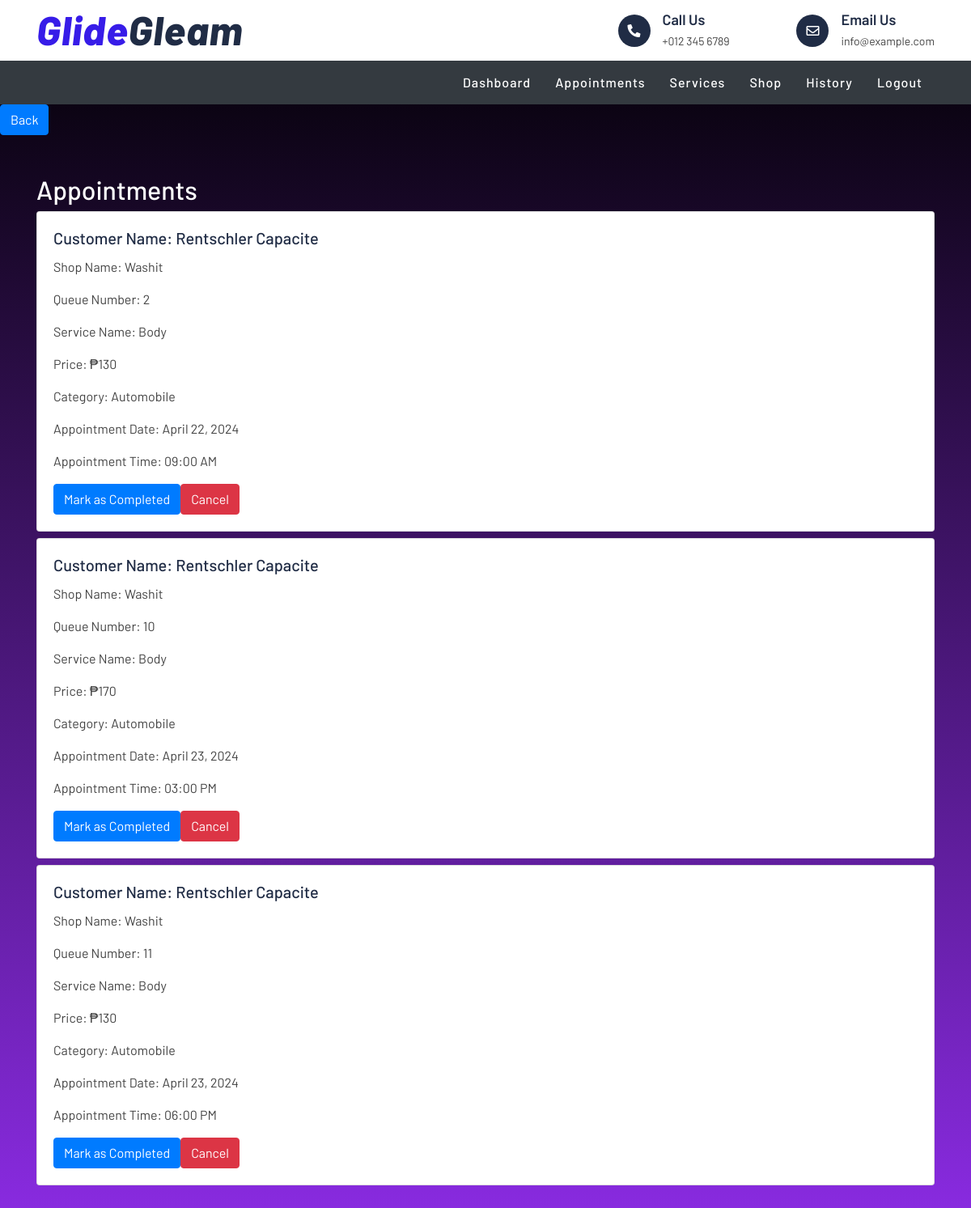
Screenshot of /shopOwner/appointment.php (signed in) with the database file from the repository.
### tables this page shows
CREATE TABLE `appointment` (
  `appointment_id` int(4) NOT NULL,
  `vehicle_owner_id` int(4) NOT NULL,
  `shop_info_id` int(4) NOT NULL,
  `queue_number` int(3) NOT NULL,
  `appointment_date` datetime NOT NULL,
  `status` varchar(15) NOT NULL,
  `service_id` int(5) NOT NULL,
  `vehicle_type` varchar(10) NOT NULL,
  `vehicle_size` varchar(7) NOT NULL,
  `license_plate` varchar(15) NOT NULL
);

CREATE TABLE `vehicle_owners` (
  `vehicle_owner_id` int(4) NOT NULL,
  `vehicle_info_id` int(5) NOT NULL,
  `first_name` varchar(20) NOT NULL,
  `last_name` varchar(15) NOT NULL,
  `phone` varchar(12) NOT NULL,
  `brand` varchar(10) NOT NULL,
  `model` varchar(50) NOT NULL,
  `vehicle_year` year(4) NOT NULL,
  `license_plate` varchar(15) NOT NULL,
  `vehicle_size` varchar(10) NOT NULL,
  `color` varchar(10) NOT NULL,
  `vehicle_type` varchar(15) NOT NULL
);

CREATE TABLE `shop_info` (
  `shop_info_id` int(4) NOT NULL,
  `shop_owner_id` int(4) NOT NULL,
  `shop_name` varchar(25) NOT NULL,
  `location` varchar(50) NOT NULL,
  `operating_from` time NOT NULL,
  `operating_to` time NOT NULL
);

CREATE TABLE `services` (
  `service_id` int(4) NOT NULL,
  `shop_info_id` int(3) NOT NULL,
  `serviceName` varchar(25) NOT NULL,
  `service_price` int(5) NOT NULL,
  `vehicle_size` varchar(10) NOT NULL,
  `vehicle_type` varchar(20) NOT NULL
);

### shopOwner/appointment.php (the view, shortened to what this page needs)
<?php
include("../connection.php");
?>
<!DOCTYPE html>
<html lang="en">
<head>
    <link href="https://stackpath.bootstrapcdn.com/bootstrap/4.5.2/css/bootstrap.min.css" rel="stylesheet">
     <link href="https://stackpath.bootstrapcdn.com/bootstrap/4.4.1/css/bootstrap.min.css" rel="stylesheet">
        <link href="https://cdnjs.cloudflare.com/ajax/libs/font-awesome/5.10.0/css/all.min.css" rel="stylesheet">
        <link href="lib/flaticon/font/flaticon.css" rel="stylesheet">
        <link href="lib/animate/animate.min.css" rel="stylesheet">
        <link href="lib/owlcarousel/assets/owl.carousel.min.css" rel="stylesheet">
        <link href="../css/style.css" rel="stylesheet">
</head>
<body>
     <div class="top-bar">
            <div class="container">
                <div class="row align-items-center">
                    <div class="col-lg-4 col-md-12">
                        <div class="logo">
                            <a href="index.php">
                                <h1>Glide<span>Gleam</span></h1>
                            </a>
                        </div>
                    </div>
                    <div class="col-lg-8 col-md-7 d-none d-lg-block">
                        <div class="row">
                            <div class="col-4">
                            </div>
                            <div class="col-4">
                                <div class="top-bar-item">
                                    <div class="top-bar-icon">
                                        <i class="fa fa-phone-alt"></i>
                                    </div>
                                    <div class="top-bar-text">
                                        <h3>Call Us</h3>
                                        <p>+012 345 6789</p>
                                    </div>
                                </div>
                            </div>
                            <div class="col-4">
                                <div class="top-bar-item">
                                    <div class="top-bar-icon">
                                        <i class="far fa-envelope"></i>
                                    </div>
                                    <div class="top-bar-text">
                                        <h3>Email Us</h3>
                                        <p>info@example.com</p>
                                    </div>
                                </div>
                            </div>
                        </div>
                    </div>
                </div>
            </div>
        </div>
    <nav class="nav-bar navbar-expand-lg navbar-dark bg-dark">
        <div class="container">
            <div class="collapse navbar-collapse" id="navbarNav">
                <ul class="navbar-nav ml-auto">
                <li class="nav-item">
                    <a class="nav-link" href="index.php">Dashboard</a>
                    </li>
                    <li class="nav-item">
                        <a class="nav-link" href="appointment.php">Appointments</a>
                    </li>
                    <li class="nav-item">
                        <a class="nav-link" href="services.php">Services</a>
                    </li>
                    <li class="nav-item">
                        <a class="nav-link" href="addShop.php">Shop</a>
                    </li>
                    <li class="nav-item">
                        <a class="nav-link" href="history.php">History</a>
                    </li>
                    <li class="nav-item">
                        <a class="nav-link" href="../signout.php">Logout</a>
                    </li>
                </ul>
            </div>
        </div>
    </nav>
    <a class="btn btn-primary" href="index.php" role="button">Back</a>
    <div class="container my-5">
    <div class="section-title">
    <h2 class="appointments-heading">Appointments</h2>
    </div>
    <?php
    $sql = "SELECT appointment.*,
                vehicle_owners.*,
                shop_info.*,
                services.serviceName,
                services.service_price,
                services.vehicle_type
            FROM appointment
            JOIN vehicle_owners ON appointment.vehicle_owner_id = vehicle_owners.vehicle_owner_id
            JOIN shop_info ON shop_info.shop_info_id = appointment.shop_info_id
            JOIN services ON services.service_id = appointment.service_id
            WHERE shop_info.shop_owner_id = {$_SESSION['id']}
            AND appointment.status = 'Not Completed'
            ORDER BY appointment.queue_number ASC;
            ";
    $result = $database->query($sql);
    if ($result->num_rows > 0) {
        while($row = $result->fetch_assoc()) {
            echo "<div class='card my-2'>";
            echo "<div class='card-body'>";
            echo "<h5 class='card-title'>Customer Name: " . $row["first_name"] . " " . $row["last_name"] . "</h5>";
            echo "<p class='card-text'>Shop Name: " . $row["shop_name"] . "</p>";
            echo "<p class='card-text'>Queue Number: " . $row["queue_number"] . "</p>";
            echo "<p class='card-text'>Service Name: " . $row["serviceName"] . "</p>";
            echo "<p class='card-text'>Price: ₱" . $row["service_price"] . "</p>";
            echo "<p class='card-text'>Category: " . $row["vehicle_type"] . "</p>";
            echo "<p class='card-text'>Appointment Date: " . date('F d, Y', strtotime($row["appointment_date"])) . "</p>";
            echo "<p class='card-text'>Appointment Time: " . date('h:i A', strtotime($row["appointment_date"])) . "</p>";
            echo "<button class='btn btn-primary' onclick='completeAppointment(" . $row["appointment_id"] . ", \"Completed\")'>Mark as Completed</button>";
            echo "<button class='btn btn-danger' onclick='completeAppointment(" . $row["appointment_id"] . ", \"Cancelled\")'>Cancel</button>";
            echo "</div>";
            echo "</div>";
        }
    } else {
        echo "<p>No appointment found</p>";
    }
?>
    </div>
</body>
</html>

### css/style.css (style rules this page uses)
body { color: #444444; font-weight: 400; background: #ffffff; font-family: 'Barlow', sans-serif; }
h1, h2, h3, h4, h5, h6 { color: #202C45; }
a { color: #202C45; transition: .3s; }
.top-bar { position: relative; height: 75px; display: flex; align-items: center; background: #ffffff; }
.top-bar .logo { text-align: left; overflow: hidden; }
.top-bar .logo h1 { margin: -4px 0 0 0; color: #371ce8; font-size: 50px; line-height: 50px; font-weight: 800; letter-spacing: 1px; font-style: italic; }
.top-bar .logo h1 span { color: #202C45; }
.top-bar .top-bar-item { display: flex; align-items: center; justify-content: flex-end; }
.top-bar .top-bar-icon { width: 40px; height: 40px; display: flex; align-items: center; justify-content: center; background: #202C45; border-radius: 40px; }
.top-bar .top-bar-icon i { margin: 0; color: #ffffff; font-size: 16px; }
.top-bar .top-bar-text { padding-left: 15px; }
.top-bar .top-bar-text h3 { margin: 0 0 5px 0; font-size: 18px; font-weight: 600; }
.top-bar .top-bar-text p { margin: 0; font-size: 14px; font-weight: 400; }
.nav-bar { position: relative; background: #202C45; }
.navbar-dark .navbar-nav .nav-link, .navbar-dark .navbar-nav .nav-link:focus, .navbar-dark .navbar-nav .nav-link:hover, .navbar-dark .navbar-nav .nav-link.active { color: #ffffff; padding: 15px; font-weight: 500; letter-spacing: 1px; }

### shopOwner/appointment.php (style rules this page uses)
html, body { height: 100%; margin: 0; padding: 0; overflow-x: hidden; }
body { background: linear-gradient(to bottom, #000000, #8A2BE2); }
.section-title h2 { color: white; }

### rows the page displays
appointment: vehicle_owner.first_name "Rentschler", vehicle_owner.last_name "Capacite", shop_info.shop_name "Washit", queue_number "2", service.serviceName "Body", service.service_price "130", service.vehicle_type "Automobile", appointment_date "April 22, 2024", appointment_date "09:00 AM"
appointment: vehicle_owner.first_name "Rentschler", vehicle_owner.last_name "Capacite", shop_info.shop_name "Washit", queue_number "10", service.serviceName "Body", service.service_price "170", service.vehicle_type "Automobile", appointment_date "April 23, 2024", appointment_date "03:00 PM"
appointment: vehicle_owner.first_name "Rentschler", vehicle_owner.last_name "Capacite", shop_info.shop_name "Washit", queue_number "11", service.serviceName "Body", service.service_price "130", service.vehicle_type "Automobile", appointment_date "April 23, 2024", appointment_date "06:00 PM"
